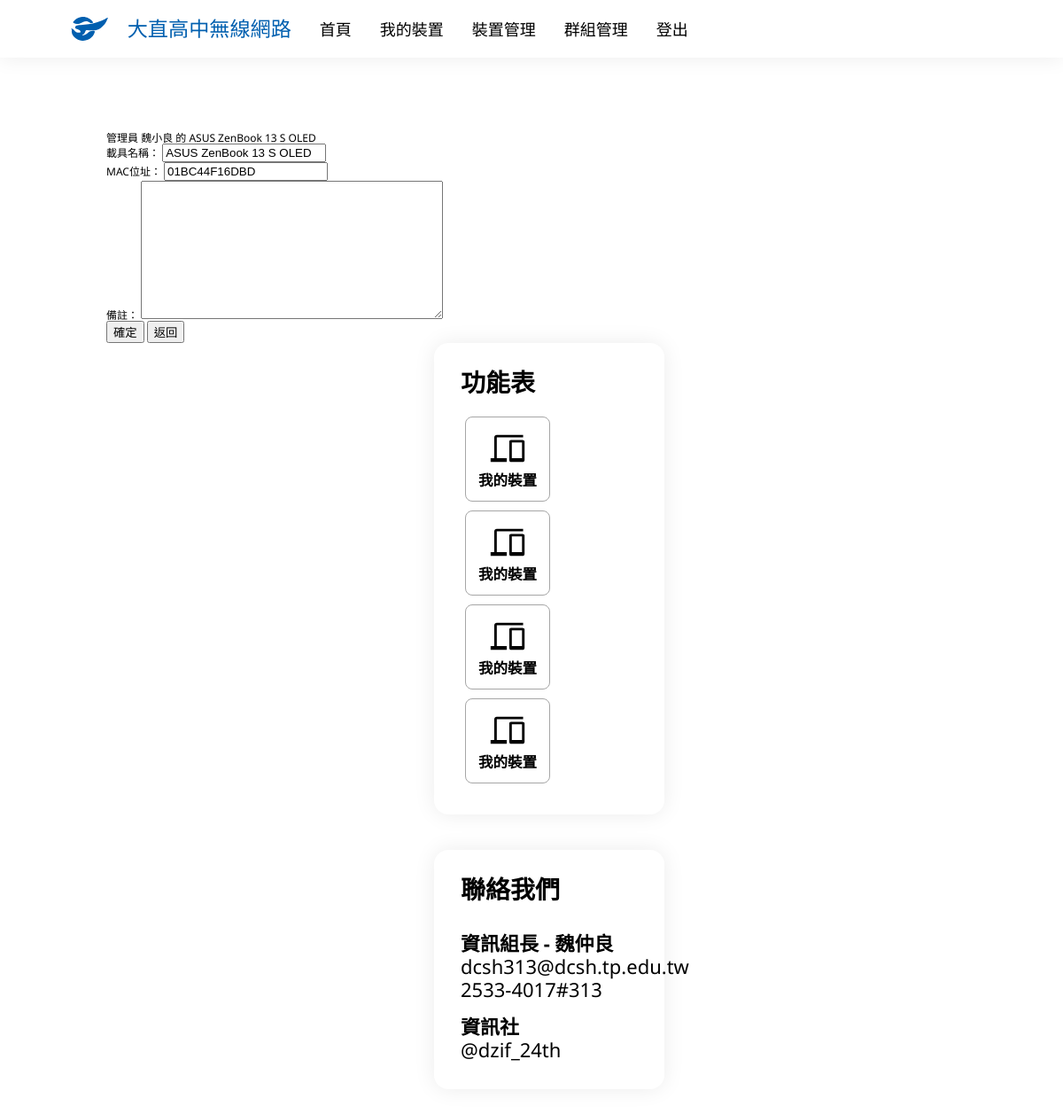
/devices/edit/2/ (signed in), run on an earlier commit of the app's database.
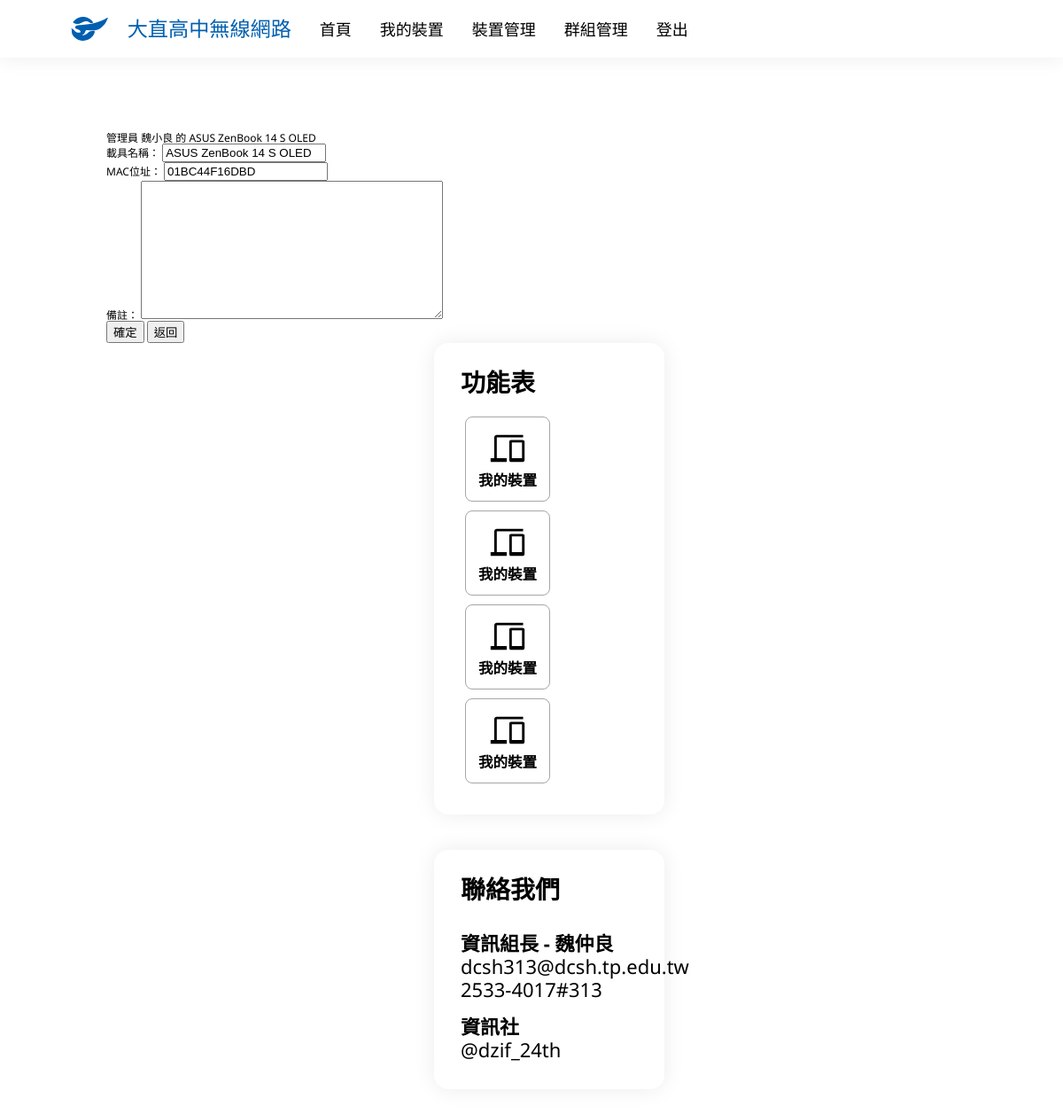
And on a later commit of the database.
### main/models.py (models this page shows, shortened)
class Device(models.Model):
    Name = models.CharField('載具名稱', max_length=100)
    Owner = models.ForeignKey(UserInfo, verbose_name="擁有人", on_delete=models.CASCADE)
    MacAddress = models.CharField('MAC位址', max_length=12)
    Note = models.TextField('備註', blank=True, null=True)

class UserInfo(models.Model):
    UserData = models.OneToOneField(User, verbose_name='身分', on_delete=models.CASCADE)
    USERTYPES = [
        (0, '管理員'),
        (1, '老師'),
        (2, '學生')
    ]
    UserType = models.IntegerField('使用者類別', choices=USERTYPES)
    Name = models.CharField('姓名', max_length=75)
    StuId = models.IntegerField('學號')
    Email = models.EmailField('Email', blank=True, null=True)
    GRADES = [
        (0, '無'),
        (7, '七年級'),
        (8, '八年級'),
        (9, '九年級'),
        (1, '高一'),
        (2, '高二'),
        (3, '高三')
    ]
    Grade = models.IntegerField('年級', choices=GRADES)
    Class = models.IntegerField('班級')
    SeatNumber = models.IntegerField('座號')
    Note = models.TextField('備註', blank=True, null=True)

### main/views.py (the view, shortened to what this page needs)
# urls.py: path('devices/edit/<int:deviceid>/', DeviceEdit.as_view(), name='device_edit'),
class DeviceEdit(PermissionRequiredMixin, LoginRequiredMixin, UpdateView):
    model = Device
    form_class = DeviceForm
    permission_required = ['main.can_assess']
    def get_context_data(self, **kwargs):
        context = super().get_context_data(**kwargs)
        if self.request.user.is_authenticated:
            context['now_user'] = UserInfo.objects.get(UserData=self.request.user)
        else:
            context['now_user'] = ''
        return context
    pk_url_kwarg = 'deviceid'
    context_object_name = 'device'
    template_name = 'device_edit.html'

### main/form.py (shortened to what this page needs)
class DeviceForm(forms.ModelForm):
    class Meta:
        model = Device
        fields = ('Name', 'MacAddress', 'Note')

### templates/device_edit.html (shortened to what this page needs)
{% extends 'base.html' %}
{% block body %}
    {% if device.Owner == now_user or now_user.UserType == 0 %}
        <p>{% if device.Owner.UserType == 2 %}{{ device.Owner.Grade }}{{ device.Owner.Class|stringformat:"02i" }}{{ device.Owner.SeatNumber|stringformat:"02i" }} {{ device.Owner.Name }} 的 {{ device.Name }}{% elif device.Owner.UserType == 1 %}老師 {{ device.Owner.Name }} 的 {{ device.Name }}{% else %}管理員 {{ device.Owner.Name }} 的 {{ device.Name }}{% endif %}</p>
        <form action="" method="post">
            {{ form.as_p }}
            <input type="submit" value="確定">
            <input type="button" value="返回" onclick="javascript:window.history.back();">
        </form>
    {% else %}
        <p>您無法更改他人的裝置</p>
    {% endif %}
{% endblock body %}

What changed in the data, as far as the page shows it:
changed Device "01BC44F16DBD": Name "ASUS ZenBook 13 S OLED" → "ASUS ZenBook 14 S OLED"
